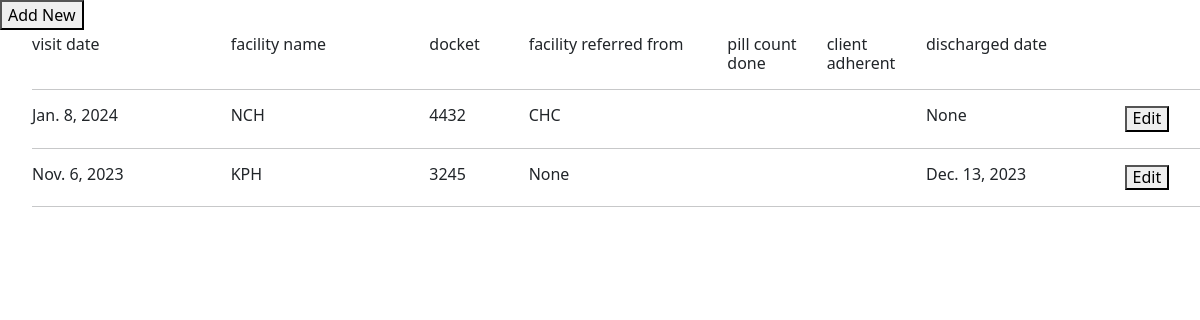
The page /client/medical_facility_list/1/ on the database its author committed.
### tb_app/models.py (models this page shows)
class MedicalFacility(TSIS2BaseModel):
    client = models.ForeignKey("client", blank=False, null=False, on_delete=models.PROTECT)
    visit_date = models.DateField(blank=False, null=False)
    admission_date = models.DateField(blank=True, null=True)
    facility_name = models.CharField(blank=False, null=False,max_length=255)
    docket = models.CharField(blank=False, null=False,max_length=255)
    appointment_date = models.DateField(blank=True, null=True)
    missed_previous_appointment = models.CharField(blank=True, null=True,max_length=10)
    site_referred_from = models.CharField(blank=True, null=True,max_length=255)
    discharged_date = models.DateField(blank=True, null=True)
    notes = models.TextField(blank=True, null=True)

### tb_app/views.py (the view)
# urls.py: path('medical_facility_list/<int:client_id>/', medical_facility_list, name='medical_facility_list'),
def medical_facility_list(request, client_id):
    client = get_object_or_404(Client, pk=client_id)
    medical_facility = MedicalFacility.objects.filter(client_id=client_id)
    return render(request, 'medical_facility_list.html', {'medical_facility': medical_facility, 'client_id': client_id})

### tb_app/base_model.py (called while the page is built)
    def get_queryset(self):
        if self.include_deleted:
            return TSIS2BaseQuerySet(self.model)
        return TSIS2BaseQuerySet(self.model).filter(deleted_at=None)

### tb_app/templates/medical_facility_list.html (shortened to what this page needs)
{% load widget_tweaks %}
{% load bootstrap5 %}
{% bootstrap_css %}
{% load crispy_forms_tags %}
</head>
{% block content %}
<div class="col-md-4">  <button onclick="popup2({{ client.id }})">Add New</button>  </div>
<ul>
  <b><div class="row h6">
    <div class="col-md-2"> visit date  </div>
    <div class="col-md-2">    facility name</div>
    <div class="col-md-1">  docket </div>
    <div class="col-md-2">  facility referred from </div>
    <div class="col-md-1">    pill count done</div>
    <div class="col-md-1">  client adherent </div>
    <div class="col-md-2"> discharged date </div>
    <div class="col-md-1">     	 </div>
  </div> </b>
<hr>
{% for mf in medical_facility %}
<div class="row h6">
    <div class="col-md-2">  {{ mf.visit_date }}</div>
    <div class="col-md-2">  {{ mf.facility_name }}</div>
    <div class="col-md-1">  {{ mf.docket}}</div>
    <div class="col-md-2"> {{ mf.site_referred_from}} </div>
    <div class="col-md-1">  {{ mf.pill_count_done }} </div>
    <div class="col-md-1">  {{ mf.client_adherent }} </div>
    <div class="col-md-2">  {{ mf.discharged_date }} </div>
     <div class="col-md-1"> <button onclick="popup({{ mf.id }})">Edit</button>  </div>
  </div>
  <hr>
{% empty %}
<p style="font-size:12px; "> No data found - Click <b>'Add New'</b> to create new record </p>
{% endfor %}
</ul>
{% endblock %}

### tb_app/templates/medical_facility_list.html (style rules this page uses)
.row { margin-bottom: 5px; margin-top: 5px; }

### rows shown on the page
MedicalFacility: visit_date "Jan. 8, 2024", facility_name "NCH", docket "4432", site_referred_from "CHC", discharged_date "None"
MedicalFacility: visit_date "Nov. 6, 2023", facility_name "KPH", docket "3245", site_referred_from "None", discharged_date "Dec. 13, 2023"
